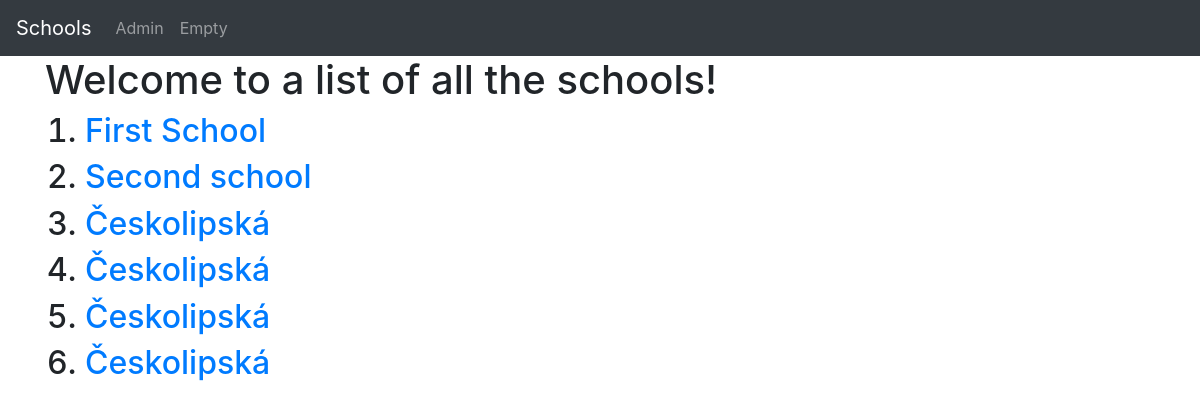
The app's page /basic_app/, older data.
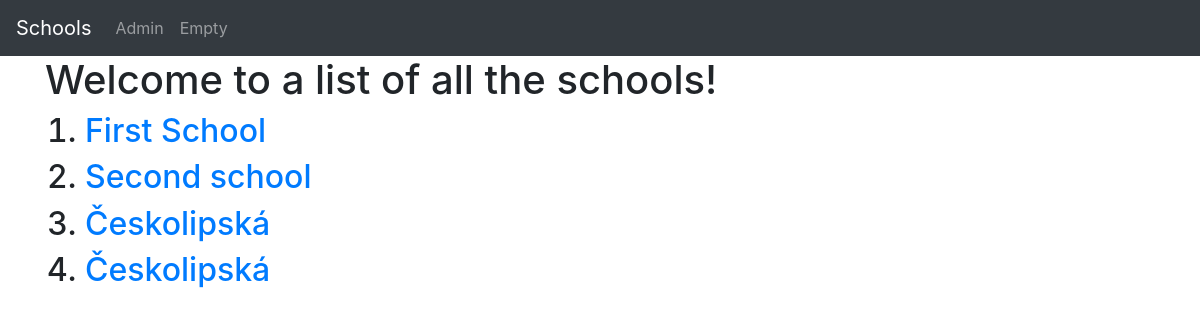
The same page, newer data.
### basic_app/models.py (models this page shows, shortened)
class School(models.Model):
    name = models.CharField(max_length=256)
    principal = models.CharField(max_length=256)
    location = models.CharField(max_length=256)

### basic_app/views.py (the view)
# urls.py: path('', views.SchoolListView.as_view(), name="list"),
class SchoolListView(ListView):
    model = models.School
    context_object_name = 'schools'  # redefines name

### basic_app/templates/basic_app/school_list.html
{% extends 'base.html' %}
{% block body_block %}
<h1>Welcome to a list of all the schools!</h1>
<ol>
    {% for school in schools %}
    <h2>
        <li><a href="{{school.id}}">{{school.name}}</a></li>
    </h2>
    {% endfor %}
</ol>
{% endblock body_block %}

Row changes from the older to the newer data that the page shows:
removed School: name "Českolipská"
removed School: name "Českolipská"
